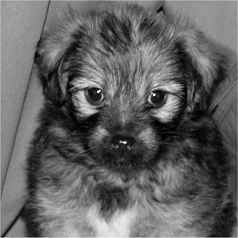
#> input picture images/dog.jpg, 238 x 238 px
$ python solution09_centered.py
#> lines starting #> are read from the running program, lines starting #| are printed output that depends on the picture
#!/usr/bin/env python3
# -*- coding: utf-8 -*-
"""
Solution Python Excercise Lab 8
Filter Implementation in Frequency & Spatial Domain

@author: Patrik Müller
@date:   11.09.2019
"""

import matplotlib.pyplot as plt
import numpy as np
from numpy.fft import fft2, ifft2

# Load image
img = plt.imread("../../images/dog.jpg")
#> img is the input picture: shape (238, 238); min 0, max 253, mean 98.1
f = img.copy()

# Tranform image to grayscale and float
if f.ndim > 2:
    f = np.mean(f, axis=2)
f = np.array(f, dtype=float)
(M, N) = f.shape
#> M = 238; N = 238

# %% Filtering in spatial domain
dummy = np.pad(f, (1, 1), "constant")
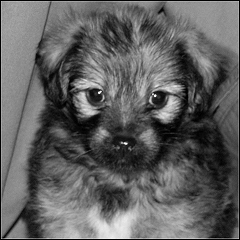
#> dummy: shape (240, 240) float64; min 0, max 253, mean 96.5
g1 = dummy.copy()
for ix in range(1, M + 1):
    for iy in range(1, N + 1):
        tmp = dummy[ix, iy - 1]
        tmp += dummy[ix, iy + 1]
        tmp += dummy[ix - 1, iy]
        tmp += dummy[ix + 1, iy]
        g1[ix - 1, iy - 1] = tmp / 4
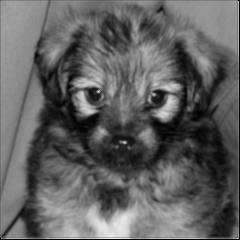
#> g1: shape (240, 240) float64; min 0, max 243, mean 97.1
g1 = g1[1:-1, 1:-1]
#> g1: shape (238, 238) float64

# %% Filtering in frequency domain
P = 2 * M
#> P = 476
Q = 2 * N
#> Q = 476

# Generate the impulse response of the spatial filter
h = np.zeros(9)
h[1::2] = 1
h = np.reshape(h, (3, 3))

# FFT
F = fft2(f, [P, Q])
H3 = fft2(h, [P, Q])
# Centered FFT
x = np.reshape(np.arange(P), (P, 1))
#> x = 476 values from 0 to 475
y = np.reshape(np.arange(Q), (1, Q))
fp = np.pad(f, ((0, P-M), (0, Q-N)))
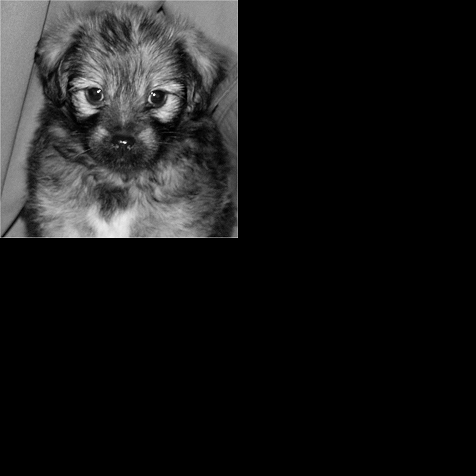
#> fp: shape (476, 476) float64; min 0, max 253, mean 24.5
fc = fp*pow(-1, x+y)
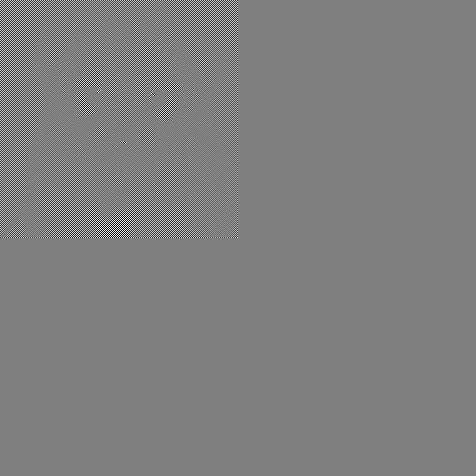
#> fc: shape (476, 476) float64; min -253, max 253, mean 0; drawn with min black and max white
Fc = fft2(fc)

# Discrete frequency response of the filter by sampling the Fourier Transform
u = np.reshape(np.arange(P), (P, 1)) # vertical frequency indices
#> u = 476 values from 0 to 475
v = np.reshape(np.arange(Q), (1, Q)) # horizontal frequency indices
H2 = 0.5 * (np.cos(2 * np.pi * v / Q) + np.cos(2 * np.pi * u / P))
# Centered discrete frequency response
Hc2 = 0.5 * (np.cos(2 * np.pi * (v-Q/2) / Q) + np.cos(2 * np.pi * (u-P/2) / P))

# Filtering
G2 = F * H2
G3 = F * H3
G4 = Fc * Hc2
# Back transformation

g2 = np.real(ifft2(G2)[:M, :N])
g3 = np.real(ifft2(G3)[:M, :N])
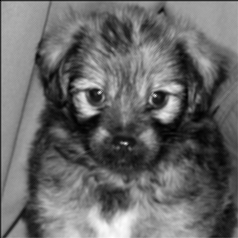
#> g3: shape (238, 238) float64; min -5.73e-15, max 940, mean 387.4; drawn with min black and max white
g4 = np.real(ifft2(G4)*pow(-1, x+y))[:M, :N]
# %% Display results
fig, ax = plt.subplots(
    2, 3, num=1, clear=True, constrained_layout=True, figsize=(8, 8)
)
ax[0, 0].imshow(f, cmap="gray")
ax[0, 0].title.set_text("Original")
ax[0, 1].imshow(g1, cmap="gray")
ax[0, 1].title.set_text("Filtered in Spatial\n Domain")
ax[0, 2].imshow(g2, cmap="gray")
ax[0, 2].title.set_text("Filtered in Frequency\n Domain, Frequency Design")
ax[1, 1].imshow(g3, cmap="gray")
ax[1, 1].title.set_text("Filtered in Frequency\n Domain, Spatial Design")
ax[1, 2].imshow(g4, cmap="gray")
ax[1, 2].title.set_text("Filtered in Frequency\n Domain, Centered Frequency Design")

for a in ax.flatten():
    a.axis("off")

fig2, ax2 = plt.subplots(2,2, num=2, clear=True, constrained_layout=True, figsize=(8,8))
p = ax2[0, 0].imshow(H2, cmap="viridis")
ax2[0, 0].title.set_text("H2: Filter\n in Frequency Domain")
fig2.colorbar(p)
ax2[0, 1].imshow(Hc2,cmap="viridis")
ax2[0, 1].title.set_text("Hc2: Centered Filter\n in Frequency Domain")
ax2[1, 0].imshow(np.fft.fftshift(H2), cmap="viridis")
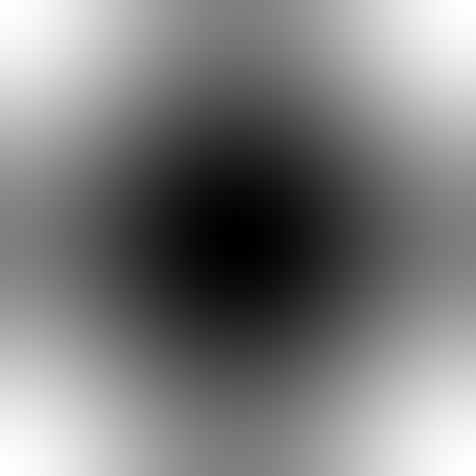
#> H2: shape (476, 476) float64; min -1, max 1, mean -3.41e-17; drawn with min black and max white
ax2[1, 0].title.set_text("H2: centered with\n handy fftshift() method")
plt.show()
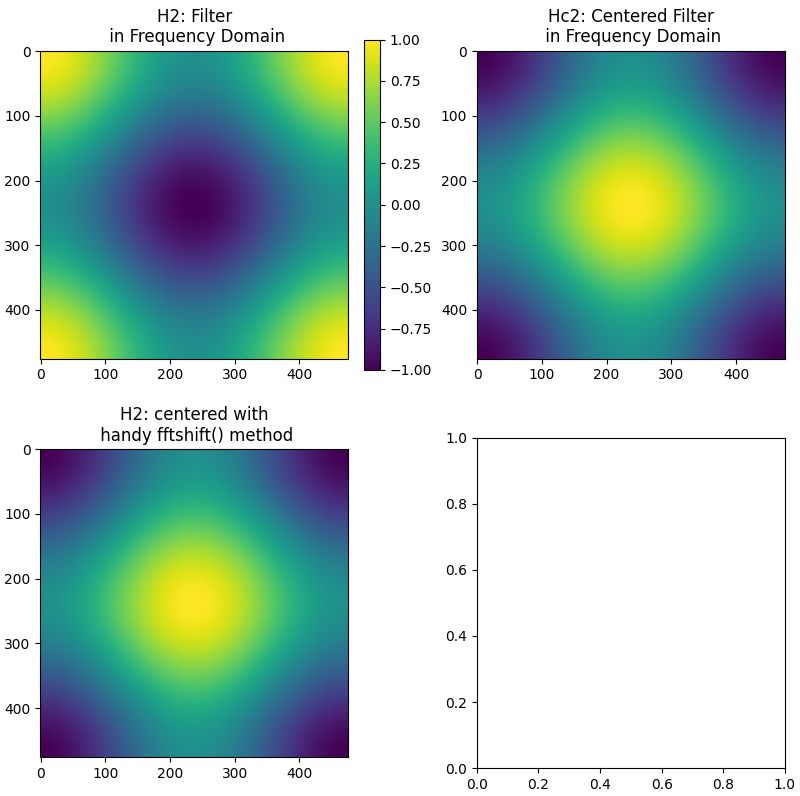
#> figure drawn by matplotlib, 4 panels
